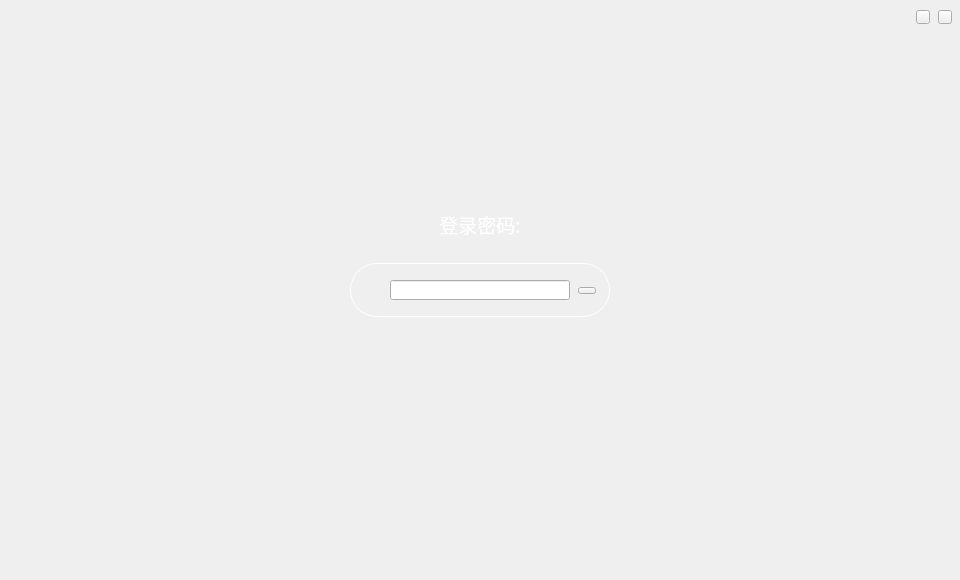
<?xml version="1.0" encoding="UTF-8"?>
<ui version="4.0">
 <class>NormalLogin</class>
 <widget class="QWidget" name="NormalLogin">
  <property name="geometry">
   <rect>
    <x>0</x>
    <y>0</y>
    <width>960</width>
    <height>580</height>
   </rect>
  </property>
  <property name="font">
   <font>
    <family>微软雅黑</family>
   </font>
  </property>
  <property name="windowTitle">
   <string>Form</string>
  </property>
  <widget class="QLabel" name="loginLabel">
   <property name="geometry">
    <rect>
     <x>420</x>
     <y>210</y>
     <width>120</width>
     <height>28</height>
    </rect>
   </property>
   <property name="font">
    <font>
     <family>微软雅黑</family>
     <pointsize>14</pointsize>
    </font>
   </property>
   <property name="styleSheet">
    <string notr="true">color: rgb(255, 255, 255);</string>
   </property>
   <property name="text">
    <string>登录密码:</string>
   </property>
   <property name="alignment">
    <set>Qt::AlignCenter</set>
   </property>
  </widget>
  <widget class="QLineEdit" name="pwdLineEdit">
   <property name="geometry">
    <rect>
     <x>390</x>
     <y>280</y>
     <width>180</width>
     <height>20</height>
    </rect>
   </property>
   <property name="font">
    <font>
     <family>微软雅黑</family>
    </font>
   </property>
   <property name="contextMenuPolicy">
    <enum>Qt::DefaultContextMenu</enum>
   </property>
   <property name="echoMode">
    <enum>QLineEdit::Password</enum>
   </property>
   <property name="alignment">
    <set>Qt::AlignCenter</set>
   </property>
   <property name="clearButtonEnabled">
    <bool>false</bool>
   </property>
  </widget>
  <widget class="QToolButton" name="enterBtn">
   <property name="geometry">
    <rect>
     <x>578</x>
     <y>287</y>
     <width>18</width>
     <height>7</height>
    </rect>
   </property>
   <property name="cursor">
    <cursorShape>PointingHandCursor</cursorShape>
   </property>
   <property name="focusPolicy">
    <enum>Qt::NoFocus</enum>
   </property>
   <property name="text">
    <string/>
   </property>
  </widget>
  <widget class="QLabel" name="tipLabel">
   <property name="geometry">
    <rect>
     <x>300</x>
     <y>330</y>
     <width>360</width>
     <height>20</height>
    </rect>
   </property>
   <property name="font">
    <font>
     <family>微软雅黑</family>
    </font>
   </property>
   <property name="styleSheet">
    <string notr="true">color: rgb(255, 255, 255);</string>
   </property>
   <property name="text">
    <string/>
   </property>
   <property name="alignment">
    <set>Qt::AlignCenter</set>
   </property>
  </widget>
  <widget class="QToolButton" name="closeBtn">
   <property name="geometry">
    <rect>
     <x>938</x>
     <y>10</y>
     <width>14</width>
     <height>14</height>
    </rect>
   </property>
   <property name="cursor">
    <cursorShape>PointingHandCursor</cursorShape>
   </property>
   <property name="focusPolicy">
    <enum>Qt::NoFocus</enum>
   </property>
   <property name="text">
    <string/>
   </property>
  </widget>
  <widget class="QToolButton" name="minBtn">
   <property name="geometry">
    <rect>
     <x>916</x>
     <y>10</y>
     <width>14</width>
     <height>14</height>
    </rect>
   </property>
   <property name="cursor">
    <cursorShape>PointingHandCursor</cursorShape>
   </property>
   <property name="focusPolicy">
    <enum>Qt::NoFocus</enum>
   </property>
   <property name="text">
    <string/>
   </property>
  </widget>
  <widget class="QLabel" name="label">
   <property name="geometry">
    <rect>
     <x>350</x>
     <y>263</y>
     <width>260</width>
     <height>54</height>
    </rect>
   </property>
   <property name="styleSheet">
    <string notr="true">QLabel{border: 1px solid white;border-radius: 27px;padding: 1px 2px 1px 8px;min-width: 9em;}</string>
   </property>
   <property name="text">
    <string/>
   </property>
  </widget>
  <zorder>label</zorder>
  <zorder>loginLabel</zorder>
  <zorder>pwdLineEdit</zorder>
  <zorder>enterBtn</zorder>
  <zorder>tipLabel</zorder>
  <zorder>closeBtn</zorder>
  <zorder>minBtn</zorder>
 </widget>
 <resources/>
 <connections/>
</ui>
